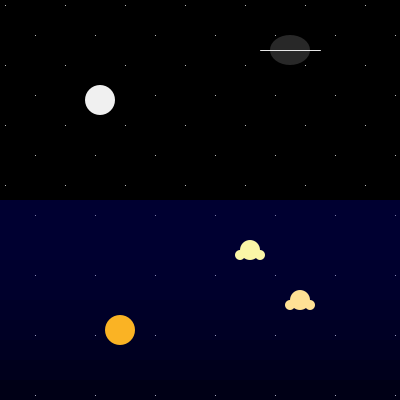
Frame 1 (no input)
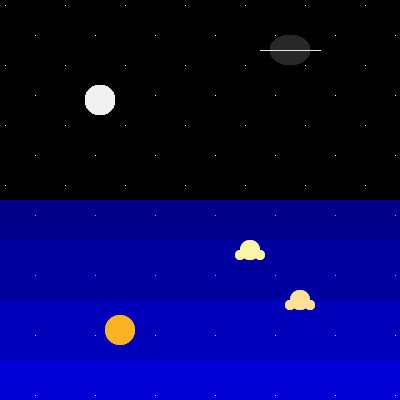
Frame 60 (the mouse pressed at the canvas centre just before this capture)
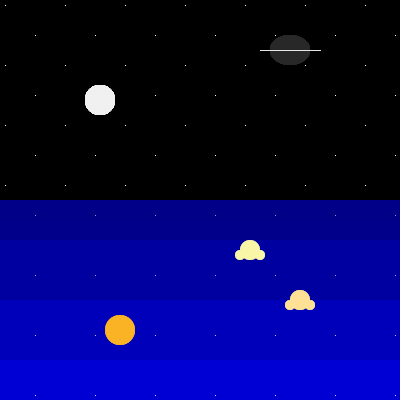
Frame 120 (the mouse held since frame 60 and released just before this capture)

The Processing sketch that drew these frames (run headless with seeded random() and noise(); from frame 60 on, the mouse is pressed at the canvas centre):

// Processing sketch: processing_42049
// ── processing_42049.pde

int spacing = 60;
int spacing2 = 60;

void setup(){
  size (400,400);
  background (0);
  smooth();
  }


void draw(){
   stroke(255);
   smooth();
  
  
  //draw stars  
  for(int x=5; x<=400; x=x + spacing2){
    for (int y=5; y<=200; y=y + spacing2){
     point(x,y);
      
    }  
  }
  
  //draw stars 
  for(int x=35; x<=width; x=x + spacing){
    for( int y=35; y<=height; y=y+spacing){
      point(x,y);
    }
  }
  
    //draw the atmosfere
   for(int i = 0; i < 250; i = i +20){
      noStroke();
      fill(0,0,i,9);
      rect(0,200, width,i);
}

  
  //clouds
  fill(255,225,149);
  ellipse(300,300,20,20);
  ellipse(290,305,10,10);
  ellipse(310,305,10,10);
   
  fill(250,246,167);
  ellipse(250,250,20,20);
  ellipse(240,255,10,10);
  ellipse(260,255,10,10);
  //moon
  fill(240);
  ellipse(100,100,30,30);
  
  //satellite
  fill(40);
  ellipse(290,50,40,30);
  stroke(230);
  line(260,50,320,50);
  
  //sun
  noStroke();
  fill(250,179,36);   
  ellipse(120,330,30,30);
}
